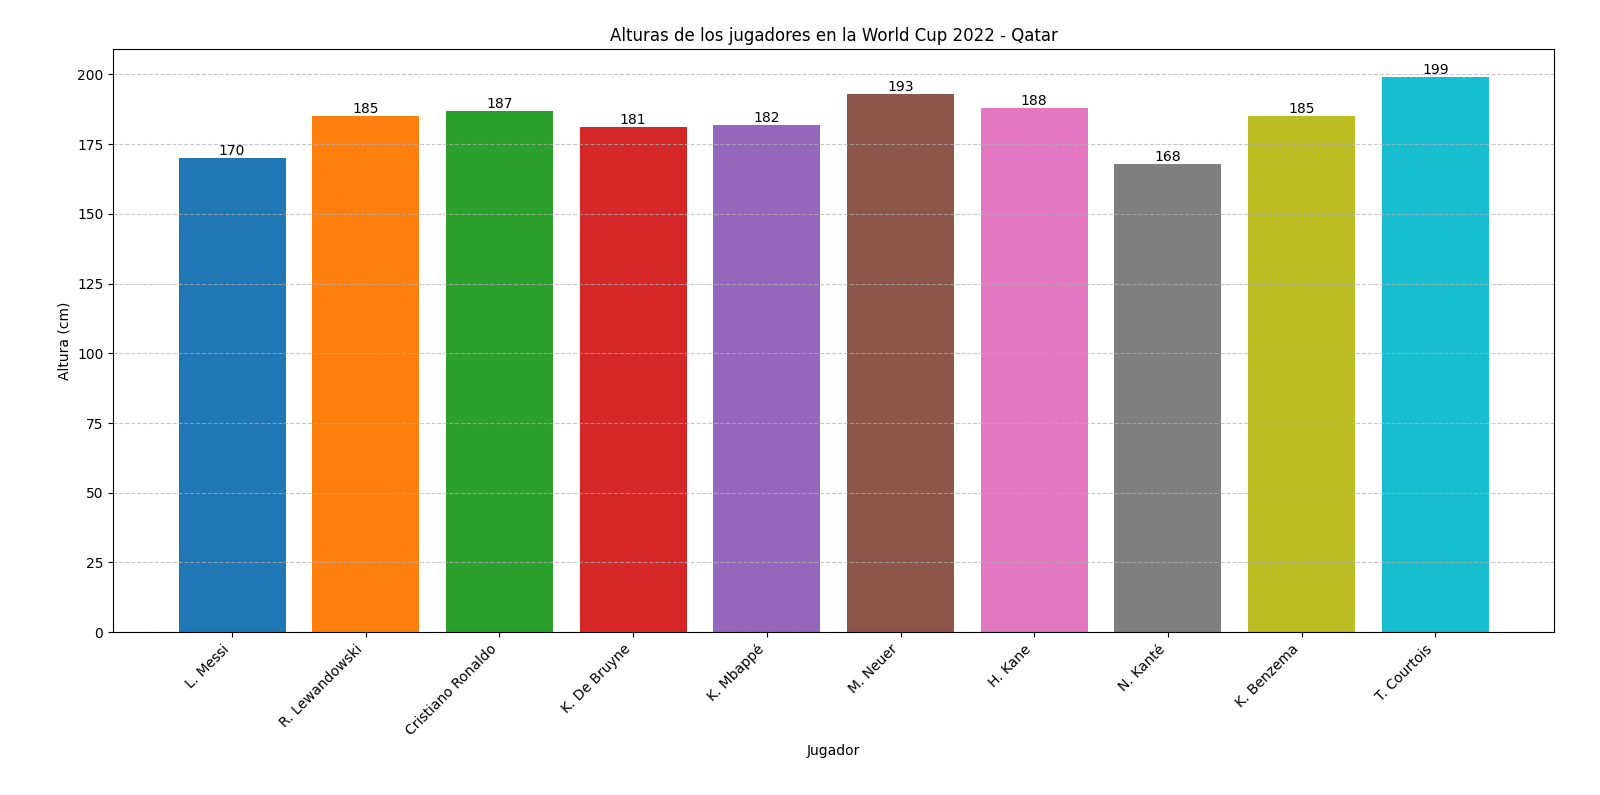

Python code for this plot:
import pandas as pd
import matplotlib.pyplot as plt

# Cargar los datos desde el archivo CSV
df = pd.read_csv('Revised_Players22.csv')

# Tomar solo los primeros 10 jugadores
df = df.head(10)

# Seleccionar las columnas necesarias
jugadores = df['short_name']
alturas = df['height_cm']

# Generar una paleta de colores única para cada jugador
num_jugadores = len(jugadores)
colormap = plt.cm.get_cmap('tab10', num_jugadores)  # 'tab10' es un mapa de colores predefinido
colores = [colormap(i) for i in range(num_jugadores)]

# Graficar
plt.figure(figsize=(10, 6))
bars = plt.bar(jugadores, alturas, color=colores)
plt.title('Alturas de los jugadores en la World Cup 2022 - Qatar')
plt.xlabel('Jugador')
plt.ylabel('Altura (cm)')
plt.xticks(rotation=45, ha='right')
plt.grid(axis='y', linestyle='--', alpha=0.7)

# Agregar etiquetas dentro de las barras
for bar, altura in zip(bars, alturas):
    plt.text(bar.get_x() + bar.get_width() / 2, bar.get_height(), str(altura), ha='center', va='bottom')

# Mostrar la gráfica
plt.tight_layout()
plt.show()
